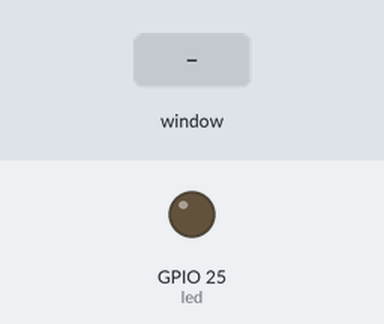
This program was run on a simulated Raspberry Pi (BCM pin numbers). Shown: output pins drawn as LEDs (lit = HIGH). Inputs (shaded band) come from the test bench. The desktop window is not drawn, its controls go by their first labels and the mouse button is held 0.15 s.

Above: at 1.2 s.
1.3 s: control labelled "On" in the window clicked
At 2.5 s:
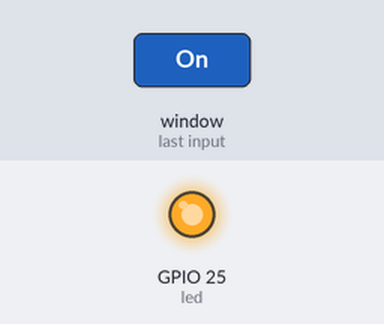
2.8 s: control labelled "Off" in the window clicked
At 3.9 s:
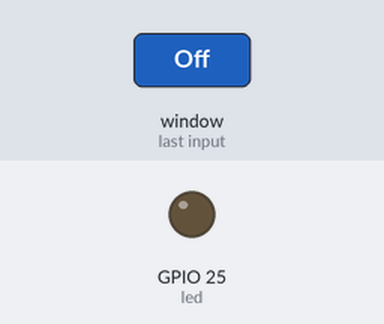
4.3 s: control labelled "Toggle" in the window clicked
At 5.0 s:
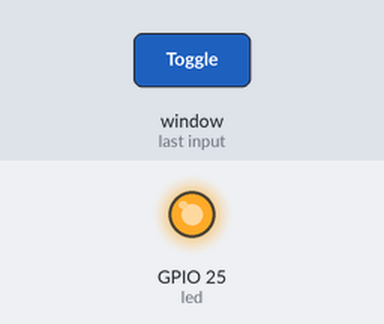
Timing chart, 0 to 7.3 s (numbered marks = the images above; inputs shaded):
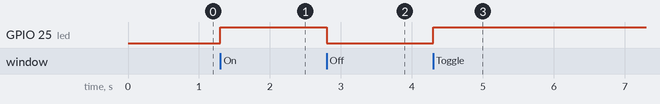

The program:

Oef7.3.py
```python
#############################################################
##  Wesley Vercoutere                                      ##
##  CVO Focus                                              ##
##  Deel 1: Basis programmeren in Python met RaspberryPi   ##
##  Les 7 - Oef 3                                          ##
#############################################################

'''
Herhaal oef 1 en 2 en toon in de GUI de status van een LED ( 0 of 1) in een label
'''

from tkinter import Tk, Button, Label, StringVar

try:
    import RPi.GPIO as GPIO
except:
    from dummygpio.DummyGPIO import DummyGPIO
    GPIO = DummyGPIO(True)


root = Tk()
root.title('Les 7 - Oef 3')
root.geometry('800x400')

led = 25
ledStatus = False

ledStatusLabelPrefix = "Status van led = "
ledStatusLabelText = StringVar()

GPIO.setwarnings(False)
GPIO.setmode(GPIO.BCM)
GPIO.setup(led, GPIO.OUT)

label = Label(root, textvariable=ledStatusLabelText)
label.grid(row=1, column=0, columnspan=3, padx=5, pady=5, sticky="W")

def SetLabelText():
    global ledStatusLabelText
    global ledStatusLabelPrefix
    global ledStatus

    ledStatusLabelText.set(ledStatusLabelPrefix + str(ledStatus))

def On():
    global ledStatus
    ledStatus = True
    SetLabelText()

def Off():
    global ledStatus
    ledStatus = False
    SetLabelText()

def Toggle():
    global ledStatus
    ledStatus = not ledStatus
    SetLabelText()

btnOn = Button(root, text="On", command=On, padx=5, pady=5)
btnOff = Button(root, text="Off", command=Off, padx=5, pady=5)
btnToggle = Button(root, text="Toggle", command=Toggle, padx=5, pady=5)
btnOn.grid(row=0, column=0, padx=5, pady=5)
btnOff.grid(row=0, column=1, padx=5, pady=5)
btnToggle.grid(row=0, column=2, padx=5, pady=5)
SetLabelText()

while True:
    GPIO.output(led, ledStatus)
    root.update()
```

Measured:
- after the input at 1.3 s, GPIO 25 (led): LOW → HIGH at once
- after the input at 2.8 s, GPIO 25 (led): HIGH → LOW at once
- after the input at 4.3 s, GPIO 25 (led): LOW → HIGH at once
